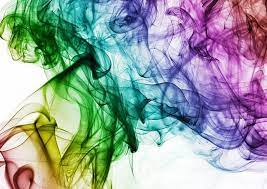
#> input picture Practical/Class/imageclr1.jpg, 267 x 189 px
$ jupyter execute --allow-errors '7. Image Analysis.ipynb'
#> lines starting #> are read from the running program, lines starting #| are printed output that depends on the picture
[cell 1]
import cv2 as cv
import numpy as np
import matplotlib.pyplot as plt
import os

[cell 2]
#read an image from file
image = cv.imread('imageclr1.jpg')
#> image is the input picture: shape (189, 267, 3); mean B, G, R 158.8, 161.8, 149
plt.imshow(image)

#cv.imread_colour

[cell 3]
image_rgb = cv.cvtColor(image, cv.COLOR_BGR2RGB)
plt.imshow(image_rgb)

[cell 4]
x = np.random.randint(0,5,(500,500))
img = cv.imread('imageclr1.jpg')
print("Image dimension: ", img.shape)
#| Image dimension:  (189, 267, 3)

[cell 5]
img_resize = cv.resize(img, (10,10))
plt.subplot(321), plt.title("Original"), plt.imshow(img)
plt.subplot(322), plt.title("Resized Image"), plt.imshow(img_resize)
plt.subplot(323), plt.title("Red"), plt.imshow(img_resize[:,:,0])
plt.subplot(324), plt.title("Green"), plt.imshow(img_resize[:,:,1])
plt.subplot(325), plt.title("Blue"), plt.imshow(img_resize[:,:,2])
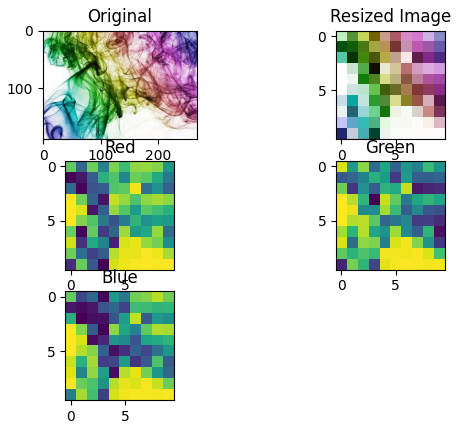
#> figure drawn by matplotlib, 5 panels; B, G, R data is drawn as R, G, B

[cell 6]
img_resize2 = cv.resize(img, (1000,1000))
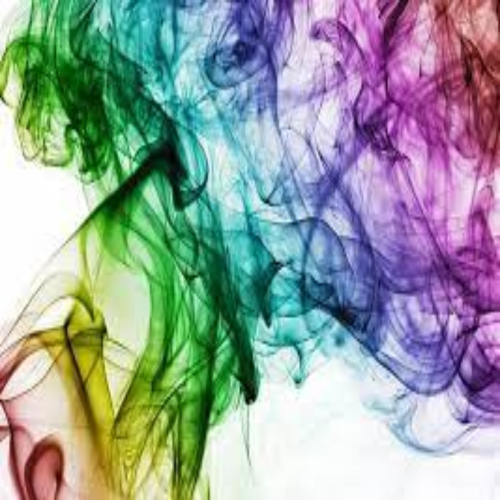
#> img_resize2: shape (1000, 1000, 3) (shown at 1/2 size); mean B, G, R 158.7, 161.7, 148.8
plt.subplot(321), plt.title("Original"), plt.imshow(img)
plt.subplot(322), plt.title("Resized Image"), plt.imshow(img_resize2)
plt.subplot(323), plt.title("Red"), plt.imshow(img_resize2[:,:,0])
plt.subplot(324), plt.title("Green"), plt.imshow(img_resize2[:,:,1])
plt.subplot(325), plt.title("Blue"), plt.imshow(img_resize2[:,:,2])
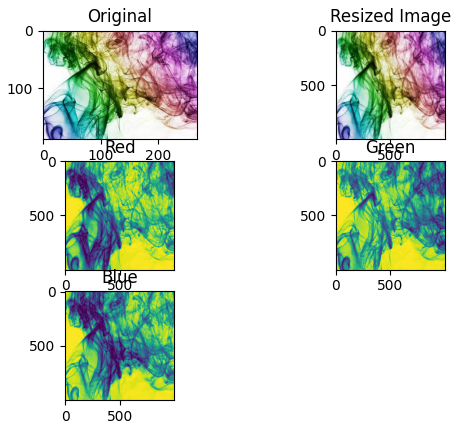
#> figure drawn by matplotlib, 5 panels; B, G, R data is drawn as R, G, B

[cell 7]
print(img_resize[0,0])
#| [193 240 194]

[cell 8]
p = img_resize.shape
#> p = (10, 10, 3)
print(p)
#| (10, 10, 3)
rows, cols, ch = img_resize.shape
#> rows = 10; cols = 10; ch = 3

for i in range(rows):
    for j in range(cols):
        print(img_resize[i,j])
#> this loop made 10 passes
#> (printed output is left out)

[cell 9]
print(image[0,0])
#| [251 245 250]

[cell 10]
p = image.shape
#> p = (189, 267, 3)
print(p)
#| (189, 267, 3)
rows, cols, ch = image.shape
#> rows = 189; cols = 267

#> (the rest of this cell did not finish here and is left out)

$ run again, with Practical/Class/imageclr2.jpg copied over Practical/Class/imageclr1.jpg
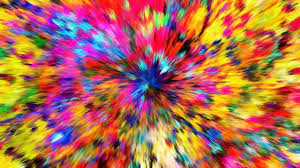
#> input picture Practical/Class/imageclr2.jpg, 300 x 168 px
#> image is the input picture: shape (168, 300, 3); mean B, G, R 81.9, 109.5, 175.8
#| Image dimension:  (168, 300, 3)
#> `img_resize2 = cv.resize(img, (1000,1000))`:
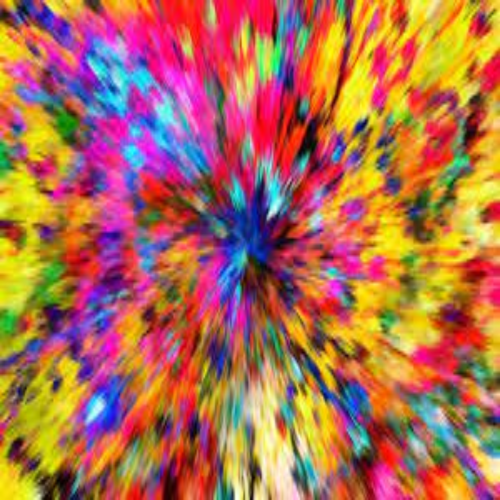
#> img_resize2: shape (1000, 1000, 3) (shown at 1/2 size); mean B, G, R 81.8, 109.4, 175.7
#| [ 90  66 191]
#| (10, 10, 3)
#> the loop `for i in range(rows):` made 10 passes
#> (printed output is left out)
#| [ 53 118 223]
#| (168, 300, 3)

$ run again, with Practical/Class/imageblr.jpg copied over Practical/Class/imageclr1.jpg
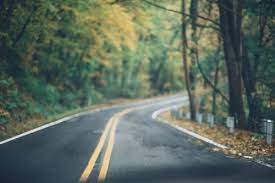
#> input picture Practical/Class/imageblr.jpg, 275 x 183 px
#> image is the input picture: shape (183, 275, 3); mean B, G, R 94.1, 105.4, 92
#| Image dimension:  (183, 275, 3)
#> `img_resize2 = cv.resize(img, (1000,1000))`:
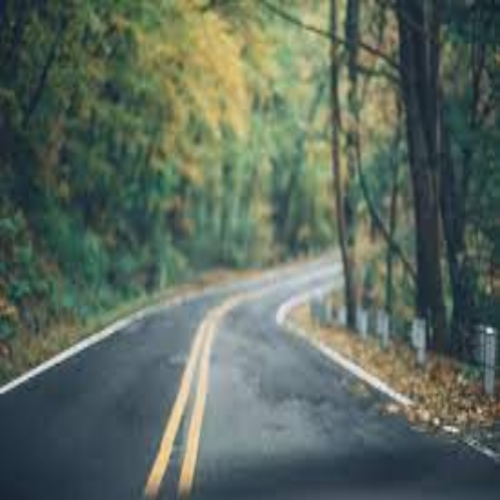
#> img_resize2: shape (1000, 1000, 3) (shown at 1/2 size); mean B, G, R 94, 105.2, 91.9
#| [50 56 40]
#| (10, 10, 3)
#> the loop `for i in range(rows):` made 10 passes
#> (printed output is left out)
#| [62 33 24]
#| (183, 275, 3)
